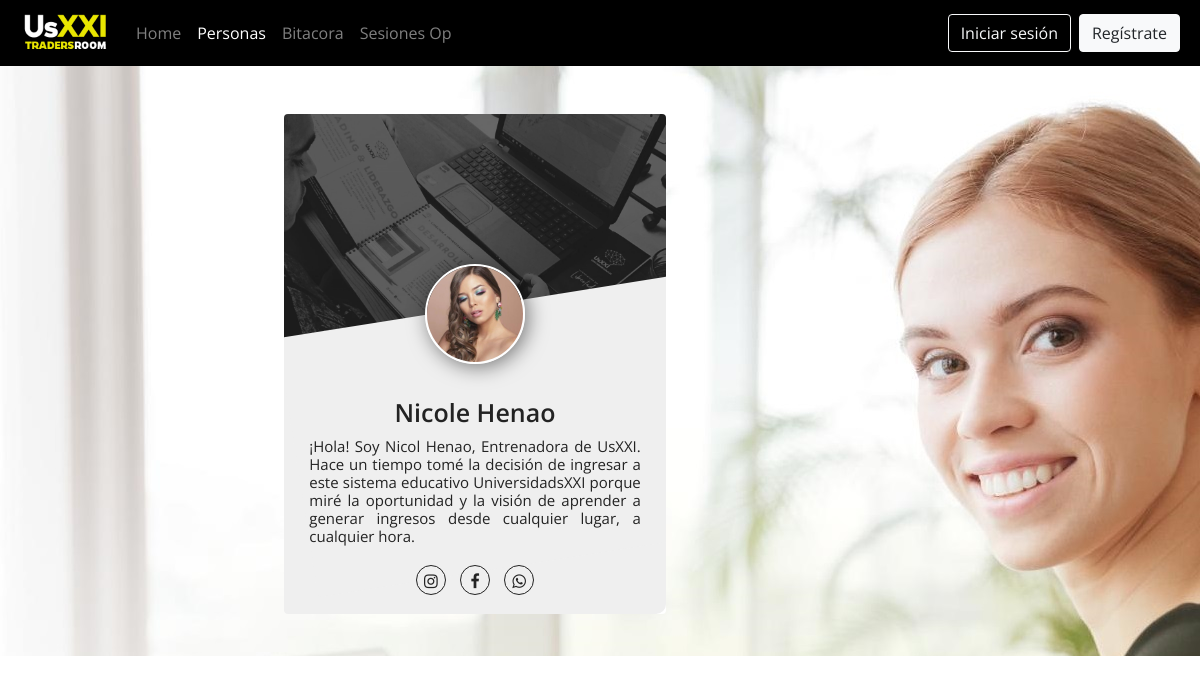
Screenshot of /personas/user.php?nombre=nicole with the database file from the repository.
### tables this page shows
CREATE TABLE `personas` (
  `user` varchar(30) NOT NULL,
  `name` varchar(20) NOT NULL,
  `img` varchar(100) NOT NULL,
  `msg` varchar(300) NOT NULL,
  `instagram` varchar(200) NOT NULL,
  `facebook` varchar(200) NOT NULL,
  `wpp` varchar(400) NOT NULL
);

### personas/user.php (the view, shortened to what this page needs)
<?php session_start();
  if(!isset($_SESSION['auth']) || $_SESSION['auth'] == false){
    $_flag = false;
  } else {
    $_flag = true;
  }
  $user = $_GET["nombre"];
  $conexion = mysqli_connect('localhost','root','','sesion');
  $sql = "SELECT * FROM personas WHERE user = '$user'";
  $result = mysqli_query($conexion,$sql);
  $result = mysqli_fetch_array($result);
  $name = $result["name"];
  $img = $result["img"];
  $msg = $result["msg"];
  $inst = $result["instagram"];
  $face = $result["facebook"];
  $wpp = $result["wpp"];
?>
<DOCTYPE html>
<html lang="en">
<head>
  <link rel="stylesheet" href="https://stackpath.bootstrapcdn.com/bootstrap/4.4.1/css/bootstrap.min.css">
  <link rel="stylesheet" href="https://stackpath.bootstrapcdn.com/bootstrap/4.1.3/css/bootstrap.min.css">
  <link rel="stylesheet" href="https://use.fontawesome.com/releases/v5.3.1/css/all.css">
  <link rel="stylesheet" type="text/css" href="css/estilo.css">
</head>
<body>
  <div class="conteiner">
    <nav class="navbar navbar-expand-lg navbar-dark fixed-top" style="background-color: black">
      <a class="navbar-brand" href="../home.php"><img src="../img/logotradersroom2.png" id="img1"></a>
      <div class="collapse navbar-collapse" id="navbarTogglerDemo03">
        <ul class="navbar-nav mr-auto mt-2 mt-lg-0">
          <li class="nav-item">
            <a class="nav-link" href="../home.php">Home <span class="sr-only">(current)</span></a>
          </li>
          <li class="nav-item active">
            <a class="nav-link" href="../personas.php">Personas</a>
          </li>
          <li class="nav-item">
            <a class="nav-link" href="../bitacora.php">Bitacora</a>
          </li>
          <li class="nav-item">
            <a class="nav-link" href="../sesiones.php">Sesiones Op</a>
          </li>
        </ul>
        <?php if ($_flag == false){ ?>
          <button class="btn btn-outline-light mx-1 " type="button" onclick="location.href='../index_error.php'">Iniciar sesión</button>
          <button class="btn btn-light mx-1 " onclick="location.href='../registro.php'" type="button">Regístrate</button>
        <?php }; ?>
      </div>
    </nav>
  </div>
  <section>
    <div class="container">
      <div class="row">
        <div class="col-lg-3 col-md-3 col-sm-0"></div>
        <div class="col-lg-4 col-md-7 col-sm-12">
          <div class="card profile-card-3">
            <div class="background-block">
              <img src="../img/fondo1.png" class="background">
            </div>
            <div class="profile-thumb-block">
              <?php echo '<img src="../img/personas/'.$img.'" alt="profile-image" class="profile">'; ?>
            </div>
            <div class="card-content">
              <h2><br><?php echo "$name"; ?><small style="text-align: justify;"><?php echo "$msg";?></small></h2>
              <div class="icon-block">
                <?php echo '<a href="'.$inst.'">'?><i class="fa fa-instagram"></i></a>
                <?php echo '<a href="'.$face.'">'?><i class="fa fa-facebook"></i></a>
                <?php echo '<a href="'.$wpp.'">'?><i class="fa fa-whatsapp"></i></a></div>
            </div>
          </div>
        </div>
      </div>
    </div>
  </section>
</body>
</html>

### personas/css/estilo.css (style rules this page uses)
body { font-family: 'Open Sans', sans-serif; position: relative; margin-top: 60px; margin-bottom: 35%; }
section { float:left; width:100%; background: #fff; padding:30px 0; background-image: url('../../img/fondo132.jpg'); }
.container { margin-left: 0%; margin-top: 2%; margin-bottom: 1%; }
.profile-card-3 { font-family: 'Open Sans', Arial, sans-serif; position: relative; float: left; overflow: hidden; width: 109%; margin-left: -4.5%; text-align: center; height:500px; border:none; }
.profile-card-3 .background-block { float: left; width: 100%; height: 200px; }
.profile-card-3 .background-block .background { width:100%; vertical-align: top; opacity: 0.9; }
.profile-card-3 .card-content { margin-top: 10%; width: 100%; padding: 15px 25px; color:#232323; float:left; background:#efefef; height:70%; border-radius:0 0 10px 0; position: relative; z-index: 9999; }
.profile-card-3 .card-content::before { content: ''; background: #efefef; width: 120%; height: 100%; left: 11px; bottom: 51px; position: absolute; z-index: -1; transform: rotate(-9deg); }
.profile-card-3 .profile { top: 30%; border-radius: 50%; position: absolute; bottom: 50%; left: 50%; max-width: 100px; opacity: 1; box-shadow: 3px 3px 20px rgba(0, 0, 0, 0.5); border: 2px solid rgba(255, 255, 255, 1); -webkit-transform: translate(-50%, 0%); transform: translate(-50%, 0%); z-index:99999; }
.profile-card-3 h2 { margin: 0 0 5px; font-weight: 600; font-size:25px; }
.profile-card-3 h2 small { display: block; font-size: 15px; margin-top:10px; }
.profile-card-3 i { display: inline-block; font-size: 16px; color: #232323; text-align: center; border: 1px solid #232323; width: 30px; height: 30px; line-height: 30px; border-radius: 50%; margin:0 5px; }
.profile-card-3 .icon-block { float:left; width:100%; margin-top:15px; }
.profile-card-3 .icon-block a { text-decoration:none; }

### personas/user.php (style rules this page uses)
* { border: 0px solid; }

### rows the page displays
personas: img (picture), name "Nicole Henao", msg "¡Hola! Soy Nicol Henao, Entrenadora de UsXXI. Hace un tiempo tomé la decisión de ingresar a este sistema educativo UniversidadsXXI porque miré la oportunidad y la visión de aprender a generar ingresos desde cualquier lugar, a cualquier hora."
